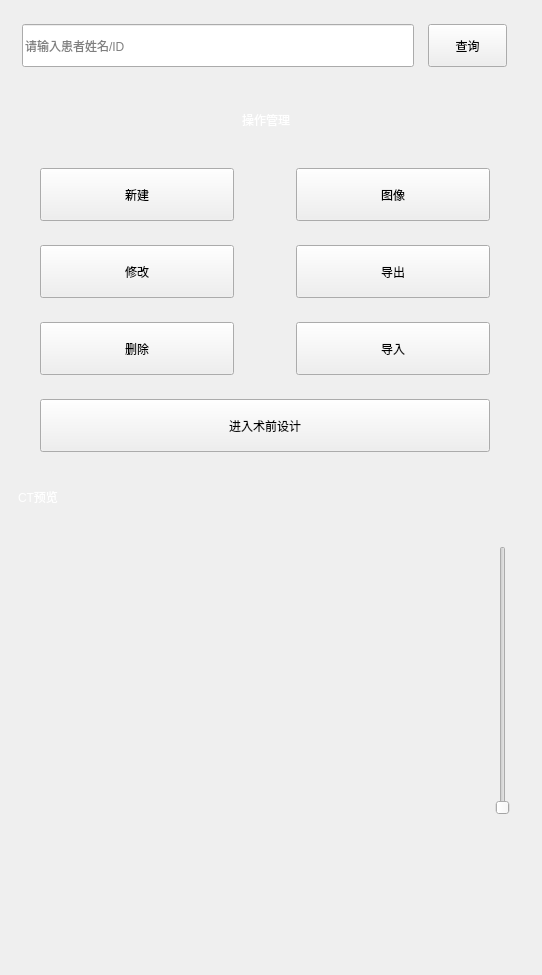
<?xml version="1.0" encoding="UTF-8"?>
<ui version="4.0">
 <class>CaseManageControl</class>
 <widget class="QWidget" name="CaseManageControl">
  <property name="geometry">
   <rect>
    <x>0</x>
    <y>0</y>
    <width>542</width>
    <height>975</height>
   </rect>
  </property>
  <property name="minimumSize">
   <size>
    <width>542</width>
    <height>0</height>
   </size>
  </property>
  <property name="maximumSize">
   <size>
    <width>542</width>
    <height>975</height>
   </size>
  </property>
  <property name="windowTitle">
   <string>Form</string>
  </property>
  <property name="autoFillBackground">
   <bool>false</bool>
  </property>
  <property name="styleSheet">
   <string notr="true">QLabel{
color:white;
}
QPushButton{
color:black;
}</string>
  </property>
  <layout class="QVBoxLayout" name="verticalLayout_3">
   <property name="spacing">
    <number>0</number>
   </property>
   <property name="leftMargin">
    <number>0</number>
   </property>
   <property name="topMargin">
    <number>0</number>
   </property>
   <property name="rightMargin">
    <number>0</number>
   </property>
   <property name="bottomMargin">
    <number>0</number>
   </property>
   <item>
    <widget class="QWidget" name="widget_9" native="true">
     <property name="styleSheet">
      <string notr="true"/>
     </property>
     <layout class="QVBoxLayout" name="verticalLayout_7">
      <property name="spacing">
       <number>5</number>
      </property>
      <property name="leftMargin">
       <number>0</number>
      </property>
      <property name="topMargin">
       <number>0</number>
      </property>
      <property name="rightMargin">
       <number>10</number>
      </property>
      <property name="bottomMargin">
       <number>0</number>
      </property>
      <item>
       <widget class="QWidget" name="widget_3" native="true">
        <property name="sizePolicy">
         <sizepolicy hsizetype="Preferred" vsizetype="Preferred">
          <horstretch>0</horstretch>
          <verstretch>0</verstretch>
         </sizepolicy>
        </property>
        <property name="minimumSize">
         <size>
          <width>0</width>
          <height>91</height>
         </size>
        </property>
        <property name="maximumSize">
         <size>
          <width>16777215</width>
          <height>91</height>
         </size>
        </property>
        <layout class="QHBoxLayout" name="horizontalLayout_3">
         <property name="spacing">
          <number>14</number>
         </property>
         <property name="leftMargin">
          <number>22</number>
         </property>
         <property name="topMargin">
          <number>24</number>
         </property>
         <property name="rightMargin">
          <number>25</number>
         </property>
         <property name="bottomMargin">
          <number>24</number>
         </property>
         <item>
          <widget class="QLineEdit" name="lineEdit_search">
           <property name="minimumSize">
            <size>
             <width>0</width>
             <height>43</height>
            </size>
           </property>
           <property name="maximumSize">
            <size>
             <width>16777215</width>
             <height>43</height>
            </size>
           </property>
           <property name="text">
            <string/>
           </property>
           <property name="placeholderText">
            <string>请输入患者姓名/ID</string>
           </property>
          </widget>
         </item>
         <item>
          <widget class="QPushButton" name="pushButton_search">
           <property name="minimumSize">
            <size>
             <width>79</width>
             <height>43</height>
            </size>
           </property>
           <property name="maximumSize">
            <size>
             <width>79</width>
             <height>43</height>
            </size>
           </property>
           <property name="text">
            <string>查询</string>
           </property>
          </widget>
         </item>
        </layout>
       </widget>
      </item>
      <item>
       <widget class="QWidget" name="widget_8" native="true">
        <layout class="QVBoxLayout" name="verticalLayout">
         <property name="spacing">
          <number>0</number>
         </property>
         <property name="leftMargin">
          <number>0</number>
         </property>
         <property name="topMargin">
          <number>0</number>
         </property>
         <property name="rightMargin">
          <number>0</number>
         </property>
         <property name="bottomMargin">
          <number>0</number>
         </property>
         <item>
          <widget class="QWidget" name="widget_2" native="true">
           <property name="styleSheet">
            <string notr="true"/>
           </property>
           <layout class="QVBoxLayout" name="verticalLayout_4">
            <property name="spacing">
             <number>0</number>
            </property>
            <property name="leftMargin">
             <number>0</number>
            </property>
            <property name="topMargin">
             <number>0</number>
            </property>
            <property name="rightMargin">
             <number>0</number>
            </property>
            <property name="bottomMargin">
             <number>0</number>
            </property>
            <item>
             <widget class="QWidget" name="widget_4" native="true">
              <property name="styleSheet">
               <string notr="true"/>
              </property>
              <layout class="QVBoxLayout" name="verticalLayout_6">
               <property name="spacing">
                <number>20</number>
               </property>
               <property name="leftMargin">
                <number>0</number>
               </property>
               <property name="topMargin">
                <number>0</number>
               </property>
               <property name="rightMargin">
                <number>0</number>
               </property>
               <property name="bottomMargin">
                <number>0</number>
               </property>
               <item>
                <widget class="QWidget" name="widget_6" native="true">
                 <property name="styleSheet">
                  <string notr="true"/>
                 </property>
                 <layout class="QVBoxLayout" name="verticalLayout_2">
                  <property name="spacing">
                   <number>0</number>
                  </property>
                  <property name="leftMargin">
                   <number>0</number>
                  </property>
                  <property name="topMargin">
                   <number>0</number>
                  </property>
                  <property name="rightMargin">
                   <number>0</number>
                  </property>
                  <property name="bottomMargin">
                   <number>0</number>
                  </property>
                  <item>
                   <widget class="QLabel" name="label_2">
                    <property name="minimumSize">
                     <size>
                      <width>0</width>
                      <height>43</height>
                     </size>
                    </property>
                    <property name="maximumSize">
                     <size>
                      <width>16777215</width>
                      <height>43</height>
                     </size>
                    </property>
                    <property name="text">
                     <string>操作管理</string>
                    </property>
                    <property name="alignment">
                     <set>Qt::AlignCenter</set>
                    </property>
                   </widget>
                  </item>
                  <item>
                   <layout class="QGridLayout" name="gridLayout">
                    <property name="topMargin">
                     <number>25</number>
                    </property>
                    <property name="horizontalSpacing">
                     <number>22</number>
                    </property>
                    <property name="verticalSpacing">
                     <number>24</number>
                    </property>
                    <item row="2" column="1">
                     <widget class="QPushButton" name="cb_import">
                      <property name="minimumSize">
                       <size>
                        <width>194</width>
                        <height>53</height>
                       </size>
                      </property>
                      <property name="maximumSize">
                       <size>
                        <width>194</width>
                        <height>53</height>
                       </size>
                      </property>
                      <property name="text">
                       <string>导入</string>
                      </property>
                      <property name="icon">
                       <iconset>
                        <normaloff>.</normaloff>
                        <disabledoff>.</disabledoff>.</iconset>
                      </property>
                      <property name="iconSize">
                       <size>
                        <width>22</width>
                        <height>22</height>
                       </size>
                      </property>
                      <property name="class" stdset="0">
                       <string>LinearColorButton</string>
                      </property>
                      <property name="TextSize" stdset="0">
                       <string>20</string>
                      </property>
                     </widget>
                    </item>
                    <item row="1" column="0">
                     <widget class="QPushButton" name="cb_modi">
                      <property name="minimumSize">
                       <size>
                        <width>194</width>
                        <height>53</height>
                       </size>
                      </property>
                      <property name="maximumSize">
                       <size>
                        <width>194</width>
                        <height>53</height>
                       </size>
                      </property>
                      <property name="text">
                       <string>修改</string>
                      </property>
                      <property name="icon">
                       <iconset>
                        <normaloff>.</normaloff>
                        <disabledoff>.</disabledoff>.</iconset>
                      </property>
                      <property name="iconSize">
                       <size>
                        <width>22</width>
                        <height>22</height>
                       </size>
                      </property>
                      <property name="class" stdset="0">
                       <string>LinearColorButton</string>
                      </property>
                      <property name="TextSize" stdset="0">
                       <string>20</string>
                      </property>
                     </widget>
                    </item>
                    <item row="0" column="0">
                     <widget class="QPushButton" name="cb_new">
                      <property name="minimumSize">
                       <size>
                        <width>194</width>
                        <height>53</height>
                       </size>
                      </property>
                      <property name="maximumSize">
                       <size>
                        <width>194</width>
                        <height>53</height>
                       </size>
                      </property>
                      <property name="styleSheet">
                       <string notr="true"/>
                      </property>
                      <property name="text">
                       <string>新建</string>
                      </property>
                      <property name="icon">
                       <iconset>
                        <normaloff>.</normaloff>
                        <disabledoff>.</disabledoff>.</iconset>
                      </property>
                      <property name="iconSize">
                       <size>
                        <width>22</width>
                        <height>22</height>
                       </size>
                      </property>
                      <property name="class" stdset="0">
                       <string>LinearColorButton</string>
                      </property>
                      <property name="TextSize" stdset="0">
                       <string>20</string>
                      </property>
                     </widget>
                    </item>
                    <item row="1" column="1">
                     <widget class="QPushButton" name="cb_export">
                      <property name="minimumSize">
                       <size>
                        <width>194</width>
                        <height>53</height>
                       </size>
                      </property>
                      <property name="maximumSize">
                       <size>
                        <width>194</width>
                        <height>53</height>
                       </size>
                      </property>
                      <property name="text">
                       <string>导出</string>
                      </property>
                      <property name="icon">
                       <iconset>
                        <normaloff>.</normaloff>
                        <disabledoff>.</disabledoff>.</iconset>
                      </property>
                      <property name="iconSize">
                       <size>
                        <width>22</width>
                        <height>22</height>
                       </size>
                      </property>
                      <property name="class" stdset="0">
                       <string>LinearColorButton</string>
                      </property>
                      <property name="TextSize" stdset="0">
                       <string>20</string>
                      </property>
                     </widget>
                    </item>
                    <item row="0" column="1">
                     <widget class="QPushButton" name="pushButton_image">
                      <property name="minimumSize">
                       <size>
                        <width>194</width>
                        <height>53</height>
                       </size>
                      </property>
                      <property name="maximumSize">
                       <size>
                        <width>194</width>
                        <height>16777215</height>
                       </size>
                      </property>
                      <property name="text">
                       <string>图像</string>
                      </property>
                      <property name="icon">
                       <iconset>
                        <normaloff>.</normaloff>
                        <disabledoff>.</disabledoff>.</iconset>
                      </property>
                      <property name="iconSize">
                       <size>
                        <width>22</width>
                        <height>22</height>
                       </size>
                      </property>
                      <property name="class" stdset="0">
                       <string>LinearColorButton</string>
                      </property>
                      <property name="TextSize" stdset="0">
                       <string>20</string>
                      </property>
                     </widget>
                    </item>
                    <item row="2" column="0">
                     <widget class="QPushButton" name="cb_del">
                      <property name="minimumSize">
                       <size>
                        <width>194</width>
                        <height>53</height>
                       </size>
                      </property>
                      <property name="maximumSize">
                       <size>
                        <width>194</width>
                        <height>53</height>
                       </size>
                      </property>
                      <property name="text">
                       <string>删除</string>
                      </property>
                      <property name="icon">
                       <iconset>
                        <normaloff>.</normaloff>
                        <disabledoff>.</disabledoff>.</iconset>
                      </property>
                      <property name="iconSize">
                       <size>
                        <width>22</width>
                        <height>22</height>
                       </size>
                      </property>
                      <property name="class" stdset="0">
                       <string>LinearColorButton</string>
                      </property>
                      <property name="TextSize" stdset="0">
                       <string>20</string>
                      </property>
                     </widget>
                    </item>
                    <item row="3" column="0" colspan="2">
                     <widget class="QPushButton" name="cb_open">
                      <property name="minimumSize">
                       <size>
                        <width>194</width>
                        <height>53</height>
                       </size>
                      </property>
                      <property name="maximumSize">
                       <size>
                        <width>16777215</width>
                        <height>53</height>
                       </size>
                      </property>
                      <property name="text">
                       <string>进入术前设计</string>
                      </property>
                      <property name="icon">
                       <iconset>
                        <normaloff>.</normaloff>
                        <disabledoff>.</disabledoff>.</iconset>
                      </property>
                      <property name="iconSize">
                       <size>
                        <width>22</width>
                        <height>22</height>
                       </size>
                      </property>
                      <property name="class" stdset="0">
                       <string>LinearColorButton</string>
                      </property>
                      <property name="TextSize" stdset="0">
                       <string>20</string>
                      </property>
                     </widget>
                    </item>
                   </layout>
                  </item>
                 </layout>
                </widget>
               </item>
               <item>
                <widget class="QWidget" name="widget_7" native="true">
                 <layout class="QVBoxLayout" name="verticalLayout_5">
                  <property name="spacing">
                   <number>0</number>
                  </property>
                  <property name="leftMargin">
                   <number>0</number>
                  </property>
                  <property name="topMargin">
                   <number>0</number>
                  </property>
                  <property name="rightMargin">
                   <number>0</number>
                  </property>
                  <property name="bottomMargin">
                   <number>160</number>
                  </property>
                  <item>
                   <widget class="QWidget" name="widget" native="true">
                    <property name="minimumSize">
                     <size>
                      <width>0</width>
                      <height>43</height>
                     </size>
                    </property>
                    <property name="maximumSize">
                     <size>
                      <width>16777215</width>
                      <height>43</height>
                     </size>
                    </property>
                    <property name="autoFillBackground">
                     <bool>false</bool>
                    </property>
                    <property name="styleSheet">
                     <string notr="true"/>
                    </property>
                    <layout class="QHBoxLayout" name="horizontalLayout_2">
                     <property name="leftMargin">
                      <number>18</number>
                     </property>
                     <item>
                      <widget class="QLabel" name="label">
                       <property name="autoFillBackground">
                        <bool>false</bool>
                       </property>
                       <property name="text">
                        <string>CT预览</string>
                       </property>
                      </widget>
                     </item>
                    </layout>
                   </widget>
                  </item>
                  <item>
                   <widget class="QWidget" name="widget_5" native="true">
                    <layout class="QHBoxLayout" name="horizontalLayout">
                     <property name="spacing">
                      <number>18</number>
                     </property>
                     <property name="leftMargin">
                      <number>18</number>
                     </property>
                     <property name="topMargin">
                      <number>28</number>
                     </property>
                     <property name="rightMargin">
                      <number>15</number>
                     </property>
                     <property name="bottomMargin">
                      <number>0</number>
                     </property>
                     <item>
                      <widget class="QVTKOpenGLNativeWidget" name="widget_dicomWidget" native="true">
                       <property name="minimumSize">
                        <size>
                         <width>0</width>
                         <height>269</height>
                        </size>
                       </property>
                       <property name="maximumSize">
                        <size>
                         <width>16777215</width>
                         <height>269</height>
                        </size>
                       </property>
                      </widget>
                     </item>
                     <item>
                      <widget class="QSlider" name="verticalSlider_slice">
                       <property name="sizePolicy">
                        <sizepolicy hsizetype="Fixed" vsizetype="Preferred">
                         <horstretch>0</horstretch>
                         <verstretch>0</verstretch>
                        </sizepolicy>
                       </property>
                       <property name="minimumSize">
                        <size>
                         <width>28</width>
                         <height>0</height>
                        </size>
                       </property>
                       <property name="maximumSize">
                        <size>
                         <width>28</width>
                         <height>16777215</height>
                        </size>
                       </property>
                       <property name="orientation">
                        <enum>Qt::Vertical</enum>
                       </property>
                      </widget>
                     </item>
                    </layout>
                   </widget>
                  </item>
                 </layout>
                </widget>
               </item>
              </layout>
             </widget>
            </item>
           </layout>
          </widget>
         </item>
        </layout>
       </widget>
      </item>
     </layout>
    </widget>
   </item>
  </layout>
 </widget>
 <customwidgets>
  <customwidget>
   <class>QVTKOpenGLNativeWidget</class>
   <extends>QWidget</extends>
   <header>qvtkopenglnativewidget.h</header>
  </customwidget>
 </customwidgets>
 <resources>
  <include location="../qr.qrc"/>
 </resources>
 <connections/>
</ui>
